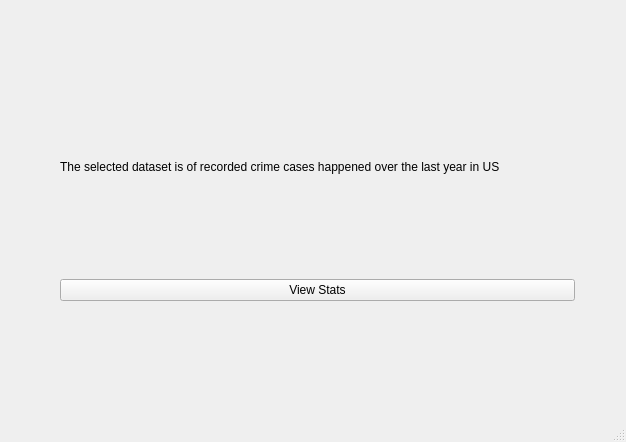
<?xml version="1.0" encoding="UTF-8"?>
<ui version="4.0">
 <class>MainWindow</class>
 <widget class="QMainWindow" name="MainWindow">
  <property name="geometry">
   <rect>
    <x>0</x>
    <y>0</y>
    <width>626</width>
    <height>442</height>
   </rect>
  </property>
  <property name="windowTitle">
   <string>Stats Analysis</string>
  </property>
  <widget class="QWidget" name="centralwidget">
   <widget class="QWidget" name="verticalLayoutWidget">
    <property name="geometry">
     <rect>
      <x>60</x>
      <y>60</y>
      <width>515</width>
      <height>241</height>
     </rect>
    </property>
    <layout class="QVBoxLayout" name="verticalLayout">
     <item>
      <widget class="QLabel" name="label">
       <property name="text">
        <string>The selected dataset is of recorded crime cases happened over the last year in US </string>
       </property>
      </widget>
     </item>
     <item>
      <widget class="QPushButton" name="ViewStats">
       <property name="text">
        <string>View Stats</string>
       </property>
      </widget>
     </item>
    </layout>
   </widget>
  </widget>
  <widget class="QMenuBar" name="menubar">
   <property name="geometry">
    <rect>
     <x>0</x>
     <y>0</y>
     <width>626</width>
     <height>22</height>
    </rect>
   </property>
  </widget>
  <widget class="QStatusBar" name="statusbar"/>
 </widget>
 <resources/>
 <connections/>
</ui>
